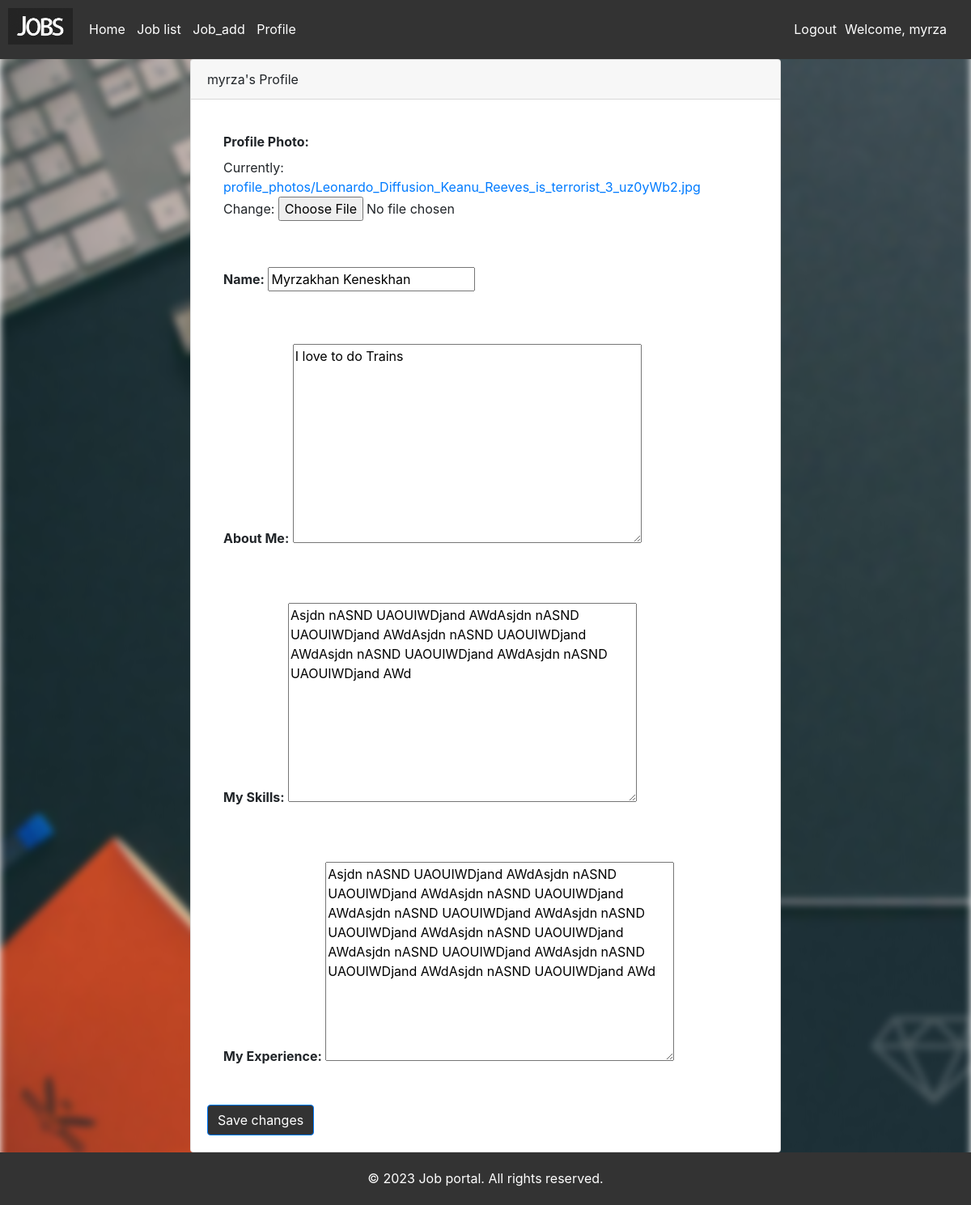
Page /profile_update/ (signed in) on the earlier database version.
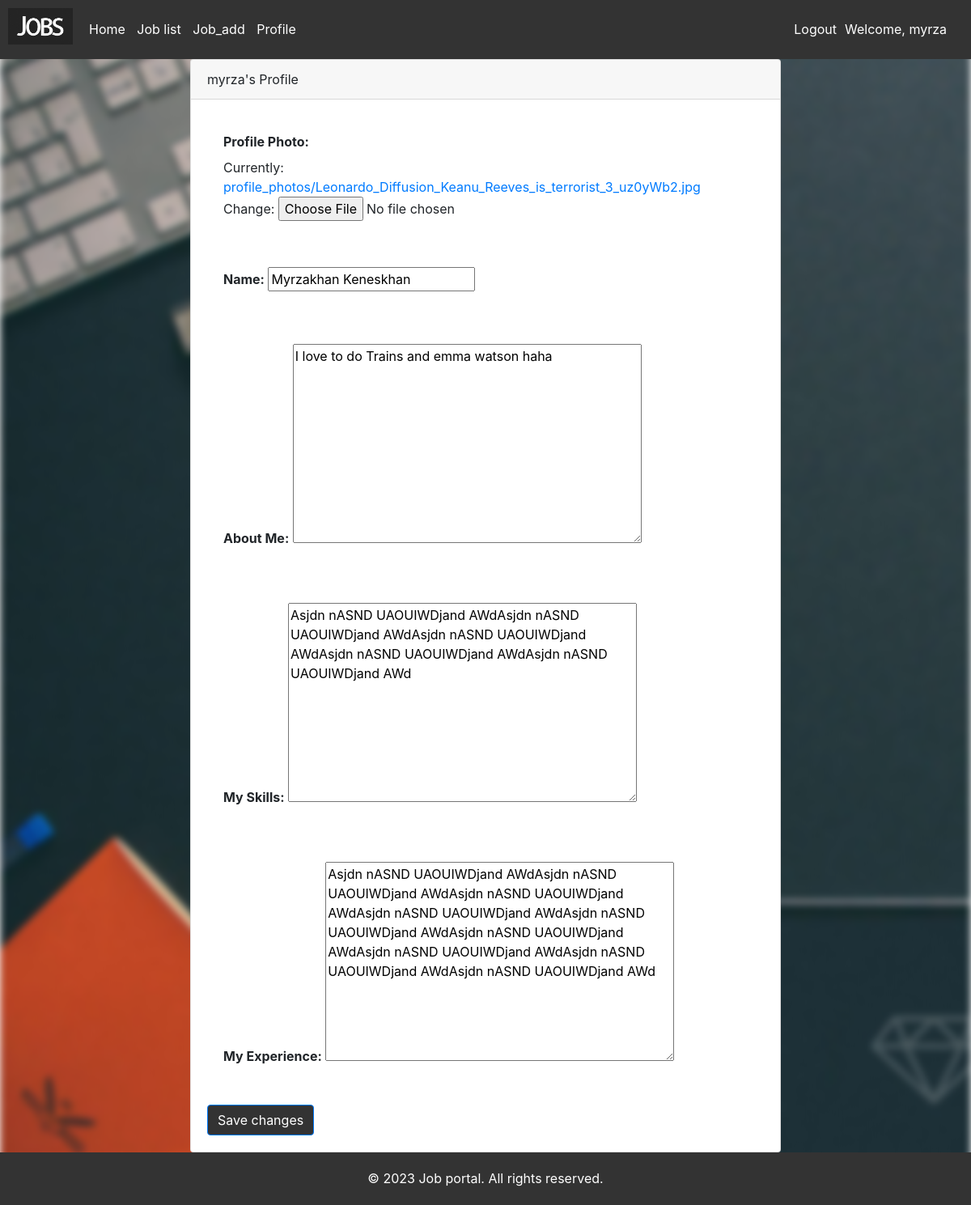
Same page on the later database version.
### job_portal/models.py (models this page shows, shortened)
class Profile(models.Model):
    user = models.OneToOneField(User, on_delete=models.CASCADE)
    photo = models.ImageField(upload_to='profile_photos/')
    name = models.CharField(max_length=255)
    about_me = models.TextField()
    my_skills = models.TextField()
    my_experience = models.TextField()

### job_portal/views.py (the view)
# urls.py: path('profile_update/', views.profile_update, name='profile_update'),
def profile_update(request):
    profile = Profile.objects.get(user=request.user)
    if request.method == 'POST':
        form = ProfileForm(request.POST, request.FILES, instance=profile)
        if form.is_valid():
            form.save()
            return redirect('profile_view')
    else:
        form = ProfileForm(instance=profile)
    return render(request, 'job_portal/profile_update.html', {'form': form})

### job_portal/forms.py
class ProfileForm(forms.ModelForm):
    class Meta:
        model = Profile
        fields = ('photo', 'name', 'about_me', 'my_skills', 'my_experience')

### job_portal/templates/job_portal/profile_update.html (shortened to what this page needs)
{% extends 'job_portal/base.html' %}
{% block content %}
  <div class="container">
    <div class="row justify-content-center">
      <div class="col-md-8">
        <div class="card">
          <div class="card-header">{{ form.instance.user.username }}'s Profile</div>
          <div class="card-body">
            <form method="POST" enctype="multipart/form-data">
              <div class="form-group">
                <label for="{{ form.photo.id_for_label }}">Profile Photo:</label>
                <div class="custom-file">
                  {{ form.photo }}
                </div>
              </div>
              <div class="form-group">
                <label for="{{ form.name.id_for_label }}">Name:</label>
                {{ form.name }}
              </div>
              <div class="form-group">
                <label for="{{ form.about_me.id_for_label }}">About Me:</label>
                {{ form.about_me }}
              </div>
              <div class="form-group">
                <label for="{{ form.my_skills.id_for_label }}">My Skills:</label>
                {{ form.my_skills }}
              </div>
              <div class="form-group">
                <label for="{{ form.my_experience.id_for_label }}">My Experience:</label>
                {{ form.my_experience }}
              </div>
              <button type="submit" class="btn btn-primary">Save changes</button>
            </form>
          </div>
        </div>
      </div>
    </div>
  </div>
{% endblock %}

Differences in the rows shown:
changed Profile "Myrzakhan Keneskhan": about_me "I love to do Trains" → "I love to do Trains and emma watson haha"
